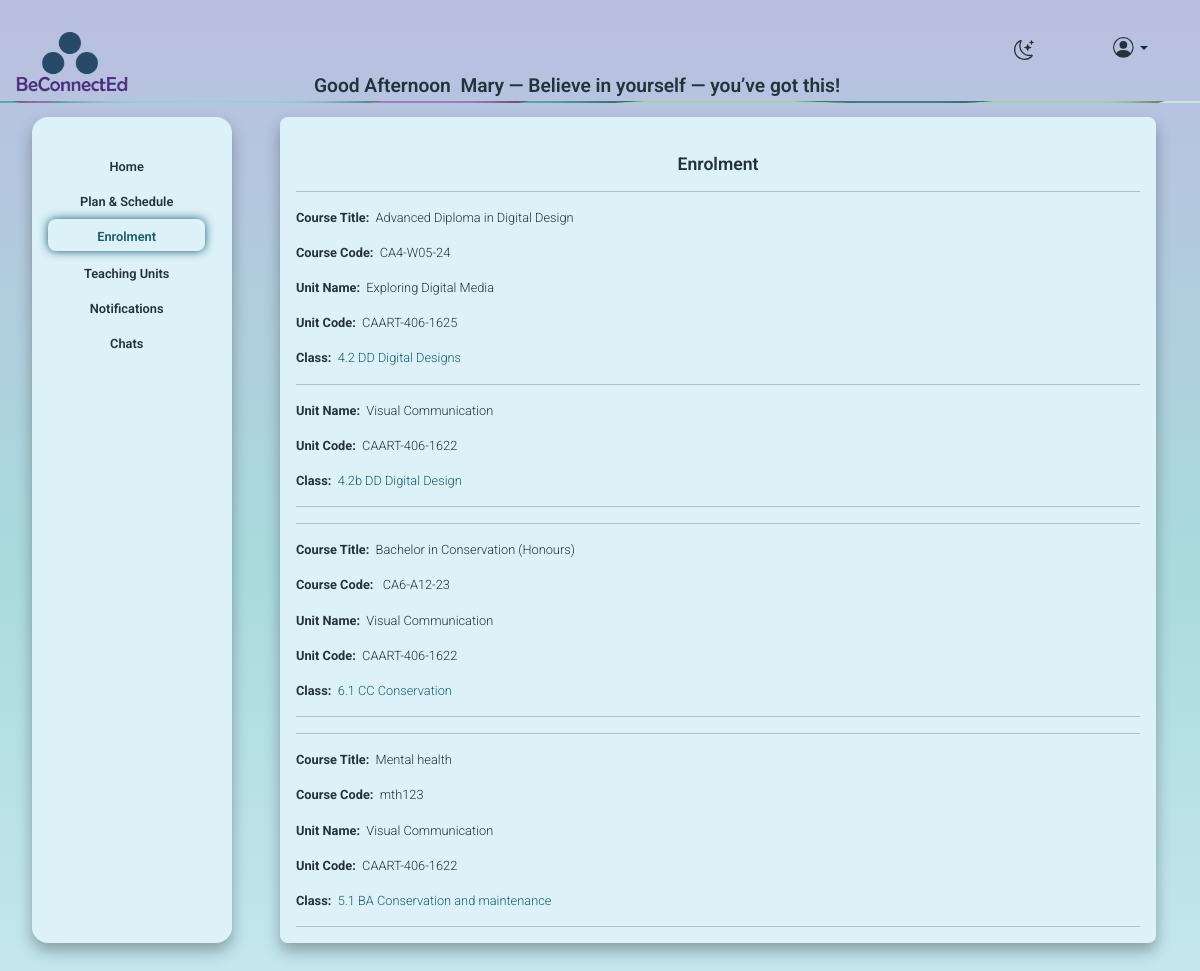
Page /enrolment_teacher.php (signed in) on the committed database.
### tables this page shows
CREATE TABLE `course` (
  `course_id` int(11) NOT NULL,
  `course_name` varchar(255) DEFAULT NULL,
  `course_code` varchar(100) DEFAULT NULL,
  `institute_id` int(11) DEFAULT NULL,
  `is_active` tinyint(1) NOT NULL,
  `MQF_Level` int(50) DEFAULT NULL,
  `credits` int(50) NOT NULL,
  `duration` varchar(50) NOT NULL,
  `course_description` text NOT NULL
);

CREATE TABLE `unit` (
  `unit_id` int(11) NOT NULL,
  `unit_name` varchar(255) DEFAULT NULL,
  `unit_code` varchar(100) DEFAULT NULL,
  `course_id` int(11) DEFAULT NULL,
  `ects_credits` int(11) DEFAULT NULL,
  `unit_description` text NOT NULL,
  `is_active` int(11) NOT NULL,
  `unit_duration` varchar(50) NOT NULL
);

CREATE TABLE `classes` (
  `class_id` int(11) NOT NULL,
  `class_name` varchar(255) DEFAULT NULL,
  `course_id` int(11) DEFAULT NULL
);

### includes/functions.php (called while the page is built, shortened)
<?PHP
function getTeacherEnrolmentWithUnit($conn, $teacher_id) {
  $sql = "SELECT
          c.course_id, c.course_name, c.course_code,
          u.unit_id, u.unit_name, u.unit_code,
          cl.class_id, cl.class_name
        FROM unit_teacher ut
        JOIN unit u      ON u.unit_id = ut.unit_id
        JOIN classes cl  ON cl.class_id = ut.class_id
        JOIN course c    ON c.course_id = cl.course_id
        WHERE ut.teacher_id = ?
          AND u.is_active = 1
        ORDER BY c.course_name ASC, u.unit_name ASC, cl.class_name ASC";
    $stmt = mysqli_stmt_init($conn);
    if (!mysqli_stmt_prepare($stmt, $sql)) {
        die("SQL prepare failed: " . mysqli_error($conn));
    }
    mysqli_stmt_bind_param($stmt, "i", $teacher_id);
    mysqli_stmt_execute($stmt);
    $result = mysqli_stmt_get_result($stmt);
    return $result;
}

### enrolment_teacher.php (the view, shortened to what this page needs)
<?php
include "includes/nav.php";
require_once "includes/dbh.php";
require_once "includes/functions.php";
$teacher_id = (int)($_SESSION['user_id'] ?? 0);
$res = getTeacherEnrolmentWithUnit($conn, $teacher_id);
$current_course_id = null;
?>
<div class="container-fluid">
  <div class="row">
      <div class="col-lg-2 col-md-3 p-0">
          <?php include 'includes/menuteacher.php'; ?>
      </div>
    <div class="col-1"></div>
  <div class="col-lg-9 col-md-8">
      <div class="row">
        <div class="col-12">
            <div class="form_bg">
            <div class="row">
              <div class="col-lg-12">
<h2 class=" form_title" >Enrolment</h2>
<?php while ($row = mysqli_fetch_assoc($res)): ?>
  <?php if ($current_course_id !== $row['course_id']): ?>
    <?php if ($current_course_id !== null): ?>
        </div>
    <?php endif; ?>
    <?php $current_course_id = $row['course_id']; ?>
    <div class="course-section">
      <hr class="divider">
        <div class="course-col">
          <div class="title">Course Title: <p class="label"><?php echo'&nbsp;' .'&nbsp;' . htmlspecialchars($row['course_name']); ?></p></div>
        <div class="course-col">
          <div class="title">Course Code: <p class="label"><?php echo '&nbsp;' .'&nbsp;' . htmlspecialchars($row['course_code']); ?></p></div>
        </div>
      </div>
  <?php endif; ?>
  <?php if (!empty($row['unit_id'])): ?>
    <div class="unit-block">
      <div class="line">
        <div class="title">Unit Name: <p class="label"><?php echo '&nbsp;' .'&nbsp;' . htmlspecialchars($row['unit_name']); ?></p></div>
     <div class="title">Unit Code: <p class="label"><?php echo '&nbsp;' .'&nbsp;' . htmlspecialchars($row['unit_code']); ?></p></div>
      <div class="line mt">
  <div class="title">
    Class:
    <a class="links"
       href="class_attendance.php?class_id=<?php echo $row['class_id']; ?>">
       <?php echo '&nbsp;&nbsp;' . htmlspecialchars($row['class_name'] ?: 'Not assigned'); ?>
    </a>
  </div>
</div>
    </div>
    <hr class="divider">
  <?php else: ?>
    <p class="sub-value">No units found for this course.</p>
  <?php endif; ?>
<?php endwhile; ?>
<?php if ($current_course_id !== null): ?>
  </div>
<?php endif; ?>
</div>
              </div>
            </div>
            </div>
         </div>
      </div>
   </div>
</div>
</div>

### css/style.css (style rules this page uses)
:root { --base-color: linear-gradient(to bottom, #babee0, #a9dadc, #ccebf3); --base-variant: #dcf1f8; --text-color: #23323d; --secondary-text: #1a5b71; --button-color: #172c42; --hover-button: #1a5b71; }
h2 { color: var(--text-color); font-size: 1.1rem; text-decoration: none ; font-weight: 550 ; }
body { margin-top:2rem; padding: 0; min-height: 92vh; background: var(--base-color); background-attachment: fixed; font-family: Roboto, "Helvetica Neue", Helvetica, sans-serif; width: 100%; overflow: hidden; overflow-x: hidden; }
.form_bg { box-shadow:0 8px 15px 0 #0000004d; color: var(--secondary-text); border-radius: .5rem; background-color: var(--base-variant); width: 100%; margin-top: 1rem; margin-left: -2rem; min-height: 75vh; max-height: 75vh; padding: 1rem; text-align: center; overflow-y: auto; overflow-x: auto; display: flex; flex-direction: column; justify-content: top; }
.form_title { margin-top: 1.3rem; display: block; width: 100%; }
.course-section { text-align: left; color: var(--text-color); font-size: .8rem; }
.title { font-weight: 700; font-size: .8rem; display: flex; }
.label { font-weight: 300; text-align: left ; font-size: .8rem; }
.links { font-weight: 300; text-align: left ; font-size: .8rem; text-decoration: none; color: var(--secondary-text); }

### rows in the picture
course: course_name "Advanced Diploma in Digital Design", course_code "CA4-W05-24", unit.unit_name "Exploring Digital Media", unit.unit_code "CAART-406-1625", classes.class_name "4.2 DD Digital Designs", unit.unit_name "Visual Communication", unit.unit_code "CAART-406-1622", classes.class_name "4.2b DD Digital Design"
course: course_name "Bachelor in Conservation (Honours)", course_code "CA6-A12-23", unit.unit_name "Visual Communication", unit.unit_code "CAART-406-1622", classes.class_name "6.1 CC Conservation"
course: course_name "Mental health", course_code "mth123", unit.unit_name "Visual Communication", unit.unit_code "CAART-406-1622", classes.class_name "5.1 BA Conservation and maintenance"

### other values in the picture
$first . ' ' . $last "Mary"
